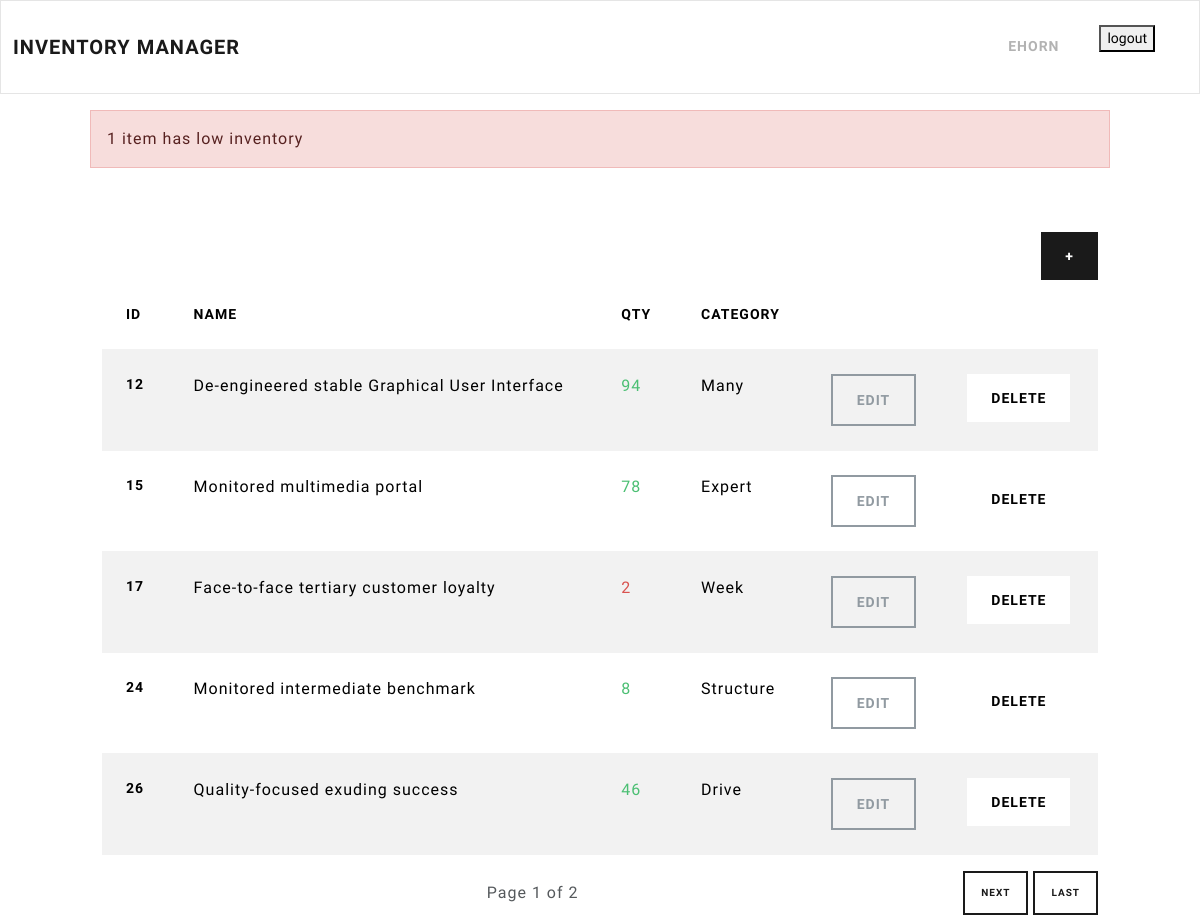
The app's page /dashboard/ (signed in) with its own data.
### inventory/models.py (models this page shows, shortened)
class InventoryItem(models.Model):
    name = models.CharField(max_length=200)
    quantity = models.PositiveIntegerField()
    category = models.ForeignKey('Category', on_delete=models.SET_NULL, blank=True, null=True)
    date_created =models.DateTimeField(auto_now_add=True)
    user = models.ForeignKey('auth.User', on_delete=models.CASCADE)

class Category(models.Model):
    name = models.CharField(max_length=200)
    class Meta:
        verbose_name_plural ='categories'

### inventory/views.py (the view)
# urls.py: path('dashboard/', Dashboard.as_view(), name='dashboard'),
class Dashboard(LoginRequiredMixin, View):
    def get(self, request):
        items = InventoryItem.objects.filter(user=self.request.user.id).order_by("id")
        paginator = Paginator(items, 5)
        page_number = request.GET.get("page")
        page_obj = paginator.get_page(page_number)
        low_inventory = InventoryItem.objects.filter(
            user=self.request.user.id, quantity__lte=LOW_QUANTITY
        )
        if low_inventory.count() > 0:
            if low_inventory.count() > 1:
                messages.error(
                    request,
                    ngettext(
                        "%(count)d item has low inventory",
                        "%(count)d items have low inventory",
                        low_inventory.count(),
                    )
                    % {"count": low_inventory.count()},
                )
            else:
                messages.error(
                    request,
                    ngettext(
                        "%(count)d item has low inventory",
                        "%(count)d items have low inventory",
                        low_inventory.count(),
                    )
                    % {"count": low_inventory.count()},
                )
        low_inventory_ids = InventoryItem.objects.filter(
            user=self.request.user.id, quantity__lte=LOW_QUANTITY
        ).values_list("id", flat=True)
        return render(
            request,
            "inventory/dashboard.html",
            {"page_obj": page_obj, "low_inventory_ids": low_inventory_ids},
        )

### inventory/templates/inventory/dashboard.html (shortened to what this page needs)
{% extends 'inventory/base.html' %}
{% load i18n %}
{% block content %}
	{% if messages %}
		<div class="row mt-3">
			{% for message in messages %}
				{% if message.tags == 'error' %}
					<div class="col-md-10 col-12 mx-auto alert alert-danger">
						{{ message }}
					</div>
				{% else %}
					<div class="col-md-10 col-12 mx-auto alert alert-success">
						{{ message }}
					</div>
				{% endif %}
			{% endfor %}
		</div>
	{% endif %}
	<div class="row">
		<div class="col-md-10 col-12 mx-auto mt-5">
			<div class="d-flex justify-content-end">
				<a href="{% url 'add-item' %}" class="btn btn-primary">+</a>
			</div>
			<table class="table table-hover table-striped">
				<thead>
					<tr>
						<th scope="col">{% trans "ID" %}</th>
						<th scope="col">{% trans "Name" %}</th>
						<th scope="col">{% trans "Qty" %}</th>
						<th scope="col">{% trans "Category" %}</th>
						<th scope="col"></th>
						<th scope="col"></th>
					</tr>
				</thead>
				<tbody>
					{% for item in page_obj %}
					<tr>
						<th scope="row">{{ item.id }}</th>
						<td>{{ item.name }}</td>
						{% if item.id in low_inventory_ids %}
							<td class="text-danger">{{ item.quantity }}</td>
						{% else %}
							<td class="text-success">{{ item.quantity }}</td>
						{% endif %}
						<td>{{ item.category.name }}</td>
						<td><a href="{% url 'edit-item' item.id %}" class="btn btn-outline-secondary">{% trans "Edit" %}</a></td>
						<td><a href="{% url 'delete-item' item.id %}" class="btn btn-secondary">{% trans "Delete" %}</a></td>
					</tr>
					{% endfor %}
				</tbody>
			</table>
			<div class="d-flex justify-content-between align-items-center mt-3">
    <span>Page {{ page_obj.number }} of {{ page_obj.paginator.num_pages }}</span>
    <div>
        {% if page_obj.has_next %}
            <a href="?page={{ page_obj.next_page_number }}" class="btn btn-outline-primary btn-sm">{% trans "Next" %}</a>
            <a href="?page={{ page_obj.paginator.num_pages }}" class="btn btn-outline-primary btn-sm">{% trans "Last" %}</a>
        {% endif %}
    </div>
</div>
		</div>
{% endblock content %}

### inventory/templates/inventory/navigation.html (shortened to what this page needs)
{% load i18n %}
<nav class="navbar navbar-expand-lg bg-light">
  <div class="container-fluid">
    <a class="navbar-brand" href="{% url 'index' %}">{% trans "Inventory Manager" %}</a>
    <div class="collapse navbar-collapse justify-content-end" id="navbarNav">
      <ul class="navbar-nav">
        {% if user.is_authenticated %}
        <li class="nav-item">
          <a class="nav-link" href="#">{{ user.username }}</a>
        </li>
        <li class="nav-item">
          <form method="post" action="{% url 'logout' %}">
            <button type="submit">{% trans "logout" %}</button>
          </form>
        </li>
        {% endif %}
      </ul>
    </div>
  </div>
</nav>

### records on screen
InventoryItem: id "12", name "De-engineered stable Graphical User Interface", quantity "94", category.name "Many"
InventoryItem: id "15", name "Monitored multimedia portal", quantity "78", category.name "Expert"
InventoryItem: id "17", name "Face-to-face tertiary customer loyalty", quantity "2", category.name "Week"
InventoryItem: id "24", name "Monitored intermediate benchmark", quantity "8", category.name "Structure"
InventoryItem: id "26", name "Quality-focused exuding success", quantity "46", category.name "Drive"

### other values on screen
{{ user.username }} "EHORN"
{{ message }} "1 item has low inventory"
{{ page_obj.number }} "1"
{{ page_obj.paginator.num_pages }} "2"
